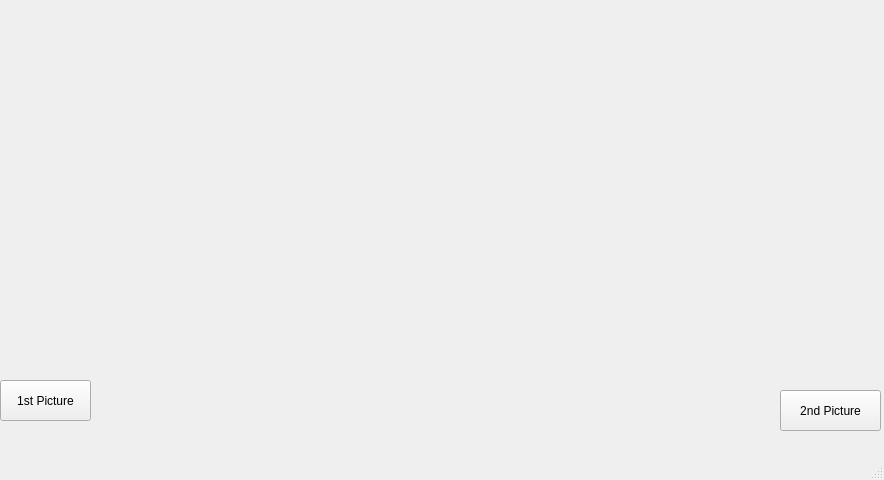
<?xml version="1.0" encoding="UTF-8"?>
<ui version="4.0">
 <class>MainWindow</class>
 <widget class="QMainWindow" name="MainWindow">
  <property name="geometry">
   <rect>
    <x>0</x>
    <y>0</y>
    <width>884</width>
    <height>480</height>
   </rect>
  </property>
  <property name="windowTitle">
   <string>MainWindow</string>
  </property>
  <widget class="QWidget" name="centralwidget">
   <widget class="QPushButton" name="first">
    <property name="geometry">
     <rect>
      <x>0</x>
      <y>380</y>
      <width>91</width>
      <height>41</height>
     </rect>
    </property>
    <property name="text">
     <string>1st Picture</string>
    </property>
   </widget>
   <widget class="QPushButton" name="second">
    <property name="geometry">
     <rect>
      <x>780</x>
      <y>390</y>
      <width>101</width>
      <height>41</height>
     </rect>
    </property>
    <property name="text">
     <string>2nd Picture</string>
    </property>
   </widget>
   <widget class="QLabel" name="photo">
    <property name="geometry">
     <rect>
      <x>10</x>
      <y>10</y>
      <width>871</width>
      <height>371</height>
     </rect>
    </property>
    <property name="text">
     <string/>
    </property>
    <property name="pixmap">
     <pixmap>../imgs/cook.png</pixmap>
    </property>
    <property name="scaledContents">
     <bool>true</bool>
    </property>
   </widget>
  </widget>
  <widget class="QMenuBar" name="menubar">
   <property name="geometry">
    <rect>
     <x>0</x>
     <y>0</y>
     <width>884</width>
     <height>21</height>
    </rect>
   </property>
  </widget>
  <widget class="QStatusBar" name="statusbar"/>
 </widget>
 <resources/>
 <connections/>
</ui>
